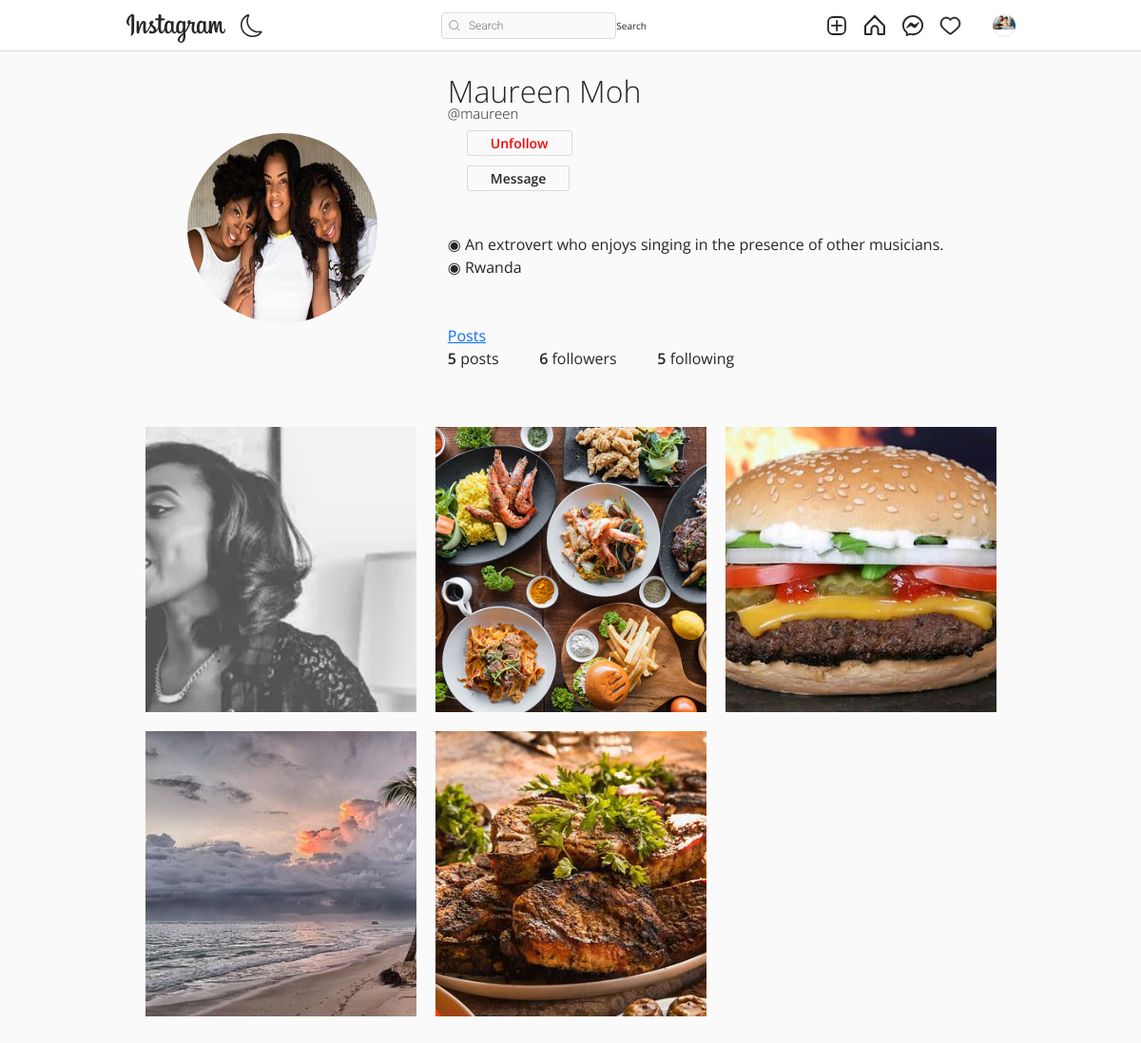
The page /maureen/ (signed in) on the database its author committed.
### instagram/models.py (models this page shows, shortened)
class Profile(models.Model):
    user = models.OneToOneField(User, related_name='profile', on_delete=models.CASCADE)
    image = models.ImageField(upload_to="profile_picture", null=True, default="default.jpg")
    first_name = models.CharField(max_length=200, null=True, blank=True)
    last_name = models.CharField(max_length=200, null=True, blank=True)
    bio = models.CharField(max_length=200, null=True, blank=True)
    location = models.CharField(max_length=200, null=True, blank=True)
    url = models.URLField(max_length=200, null=True, blank=True)
    favourite = models.ManyToManyField(Post, blank=True)

### post/models.py (models this page shows)
class Post(models.Model):
    id = models.UUIDField(primary_key=True, default=uuid.uuid4, editable=False)
    picture = models.ImageField(upload_to=user_directory_path, verbose_name="Picture")
    caption = models.CharField(max_length=10000, verbose_name="Caption")
    posted = models.DateField(auto_now_add=True)
    tags = models.ManyToManyField(Tag, related_name="tags")
    user = models.ForeignKey(User, on_delete=models.CASCADE)
    likes = models.IntegerField(default=0)
    def get_absolute_url(self):
        return reverse("post-details", args=[str(self.id)])

### instagram/views.py (the view)
# urls.py: path('<username>/', UserProfile, name='profile'),
def UserProfile(request, username):
    Profile.objects.get_or_create(user=request.user)
    user = get_object_or_404(User, username=username)
    profile = Profile.objects.get(user=user)
    url_name = resolve(request.path).url_name
    posts = Post.objects.filter(user=user).order_by('-posted')
    if url_name == 'profile':
        posts = Post.objects.filter(user=user).order_by('-posted')
    else:
        posts = profile.favourite.all()
    posts_count = Post.objects.filter(user=user).count()
    following_count = Follow.objects.filter(follower=user).count()
    followers_count = Follow.objects.filter(following=user).count()
    follow_status = Follow.objects.filter(following=user, follower=request.user).exists()
    paginator = Paginator(posts, 8)
    page_number = request.GET.get('page')
    posts_paginator = paginator.get_page(page_number)
    context = {
        'posts': posts,
        'profile':profile,
        'posts_count':posts_count,
        'following_count':following_count,
        'followers_count':followers_count,
        'posts_paginator':posts_paginator,
        'follow_status':follow_status,
    }
    return render(request, 'profile.html', context)

### templates/profile.html (shortened to what this page needs)
{% extends 'base.html' %}
{% load static %}
{% block content %}
<!DOCTYPE html>
<html lang="en">
<head>
    <link rel="stylesheet" href="{% static 'assets3/css/reset.css' %}">
    <link rel="stylesheet" href="{% static 'assets3/css/styles.css' %}">
    <link rel="stylesheet" href="https://use.fontawesome.com/releases/v5.2.0/css/all.css">
</head>
<body>
    <header>
        <br><br><br>
        <div class="container">
            <div class="profile">
                <div class="profile-image">
                    <img src="{{profile.image.url}}" alt="" style="width: 200px; height: 200px;">
                </div>
                <div class="profile-user-settings">
                        {% if profile.first_name %}
                        <h6 class="profile-user-name">{{profile.first_name}} {{profile.last_name}}</h6> <br>
                        {% endif %}
                        <h5 style="font-size: 15px;" class="profile-user-name">@{{profile.user.username}}</h5>
                        <br><br>
                        {% if request.user.is_authenticated and request.user != profile.user %}
                            {% if follow_status == True %}
                                <a href="{% url 'follow' profile.user 0 %}" class="btn profile-edit-btn" style="color: red;">Unfollow</a> <br><br>
                            {% else %}
                                <a href="{% url 'follow' profile.user 1 %}" class="btn profile-edit-btn" style="color: green;">Follow</a> <br><br>
                            {% endif %}
                        {% endif %}
                        {% if request.user.is_authenticated and request.user != profile.user %}
                                <a href="{% url 'conversation' profile.user  %}" class="btn profile-edit-btn">Message</a> <br><br>
                        {% endif %}
                        <br>
                </div>
                <div class="profile-bio">
                    <br>
                    {% if profile.bio %}
                    <p>◉ {{profile.bio}}</p>
                    {% endif %}
                    {% if profile.location %}
                    <p>◉ {{profile.location}}</p>
                    {% endif %}
                    <br><br>
                    <div class="profile-user-settings">
                        <a  href="{% url 'profile' profile.user %}"  class="btns profiele-edit-btn">Posts</a>
                    </div>
                </div>
                <div class="profile-stats">
                    <ul>
                        <li><span class="profile-stat-count">{{posts_count}}</span> posts</li>
                        <li><span class="profile-stat-count">{{followers_count}}</span> followers</li>
                        <li><span class="profile-stat-count">{{following_count}}</span> following</li>
                    </ul>
                    <br>
                </div>
            </div>
        </div>
    </header>
    <main>
        <div class="container">
            <div class="gallery">
                {% for post in posts %}
                <a href="{{post.get_absolute_url}}"><div class="gallery-item" tabindex="0">
                    <img src="{{ post.picture.url }}" class="gallery-image" alt="" style="width: 500px; height: 300px; object-fit: cover;">
                </div></a>
                {% endfor %}
            </div>
        </div>
    </main>
    {% endblock content %}

### templates/base.html (shortened to what this page needs)
{% load static %}
<!DOCTYPE html>
<html lang="en">
<head>
    <link rel="stylesheet" href="https://cdn.jsdelivr.net/npm/bootstrap-icons@1.8.1/font/bootstrap-icons.css">
    <link href="https://cdn.jsdelivr.net/npm/bootstrap@5.1.3/dist/css/bootstrap.min.css" rel="stylesheet">
    <link rel="stylesheet" type="text/css" href="{% static 'assets1/style.css' %}">
</head>
<body>
    <header class="header">
        <nav class="header__content">
            <div class="header__buttons">
                <a href="{% url 'index' %}" class="header__home">
                </a>
                <button class="header__theme-button" title="Toggle Theme">
                </button>
            </div>
            <form action="{% url 'search-users' %}" method="GET">
                <div class="header__search">
                    <input type="text" placeholder="Search" name="q" value="{{ request.GET.q }}">
                    <button class="btn btn-primary" type="submit">Search</button>
                </div>
            </form>
            <div class="header__buttons header__buttons--desktop">
                <a href="{% url 'newpost' %}">
                </a>
                <a href="{% url 'index' %}">
                </a>
                <a href="{% url 'message' %}">
                </a>
                <span>
                    <a href="{% url 'show-notification' %}">
                    </a>
                </span>
                <a href="">
                    <button class="profile-button">
                        <a href="{% url 'profile' request.user %}">
                            <div class="profile-button__picture">
                                <img src="{{request.user.profile.image.url}}" alt="User Picture">
                            </div>
                        </a>
                    </button>
                </a>
            </div>
        </nav>
    </header>
    {% block content %}
    {% endblock content %}
</body>
</html>

### static/assets1/style.css (style rules this page uses)
*, *::after, *::before { box-sizing: border-box; margin: 0; padding: 0; }
*, button, input, select, textarea { font-family: 'Roboto', sans-serif; }
:root { --primary: hsl(0, 0%, 100%); --secondary: hsl(0, 0%, 98%); --border: hsl(0, 0%, 86%); --story-border: hsl(0, 0%, 78%); --img-border: hsla(0, 0%, 0%, 0.1); --text-dark: hsl(0, 0%, 15%); --text-light: hsl(0, 0%, 60%); --like: hsl(355, 82%, 61%); --link: hsl(204, 100%, 48%); --header-height: 44px; --nav-height: 44px; }
body { min-height: 100vh; display: flex; flex-direction: column; overflow-y: auto; }
svg { display: block; }
img { max-width: 100%; }
.header { width: 100%; height: var(--header-height); background-color: var(--primary); display: flex; justify-content: center; position: fixed; top: 0; left: 0; z-index: 2; }
.header::after { content: ''; position: absolute; bottom: 0; width: 100%; height: 1px; background-color: var(--border); }
.header__content { width: 100%; max-width: 975px; padding: 0 14px; display: flex; justify-content: space-between; align-items: center; }
.header__home { margin-top: 5px; }
.header__theme-button { background-color: transparent; border: none; cursor: pointer; }
.header__theme-button-moon { display: unset; }
.header__search { width: 216px; height: 28px; display: none; align-items: center; position: relative; }
.header__search svg { width: 12px; height: 12px; position: absolute; left: 8px; }
.header__search input { width: 100%; height: 100%; background-color: var(--secondary); padding: 4px 10px 4px 28px; border: 1px solid var(--border); border-radius: 4px; outline: none; font-size: 12px; font-weight: 300; text-decoration: none; color: var(--text-light); text-overflow: ellipsis; overflow: hidden; white-space: nowrap; }
.header__buttons { display: flex; align-items: center; gap: 16px; }
.profile-button { background-color: transparent; border: none; outline: none; cursor: pointer; position: relative; }
.profile-button__picture { width: 24px; height: 24px; border-radius: 50%; overflow: hidden; position: relative; }
.profile-button__picture::after { content: ''; position: absolute; top: 0; bottom: 0; left: 0; right: 0; border: 1px solid var(--img-border); border-radius: 50%; }
@media (min-width: 768px) { :root { --header-height: 54px; --nav-height: 0px; } }
@media (min-width: 768px) { .header__content { padding: 0 20px; } }
@media (min-width: 768px) { .header__search { display: flex; } }

### static/assets3/css/styles.css (style rules this page uses)
:root { font-size: 10px; }
*, *::before, *::after { box-sizing: border-box; }
body { font-family: "Open Sans", Arial, sans-serif; min-height: 100vh; background-color: #fafafa; color: #262626; padding-bottom: 3rem; }
img { display: block; }
.container { max-width: 93.5rem; margin: 0 auto; padding: 0 2rem; }
.btn { display: inline-block; font: inherit; background: none; border: none; color: inherit; padding: 0; cursor: pointer; }
.profile { padding: 5rem 0; }
.profile::after { content: ""; display: block; clear: both; }
.profile-image { float: left; width: calc(33.333% - 1rem); display: flex; justify-content: center; align-items: center; margin-right: 3rem; }
.profile-image img { border-radius: 50%; }
.profile-user-settings, .profile-stats, .profile-bio { float: left; width: calc(66.666% - 2rem); }
.profile-user-settings { margin-top: 1.1rem; }
.profile-user-name { display: inline-block; font-size: 3.2rem; font-weight: 300; }
.profile-edit-btn { font-size: 1.4rem; line-height: 1.8; border: 0.1rem solid #dbdbdb; border-radius: 0.3rem; padding: 0 2.4rem; margin-left: 2rem; }
.profile-stats { margin-top: 2.3rem; }
.profile-stats li { display: inline-block; font-size: 1.6rem; line-height: 1.5; margin-right: 4rem; cursor: pointer; }
.profile-stats li:last-of-type { margin-right: 0; }
.profile-bio { font-size: 1.6rem; font-weight: 400; line-height: 1.5; margin-top: 2.3rem; }
.profile-real-name, .profile-stat-count, .profile-edit-btn { font-weight: 600; }
.gallery { display: flex; flex-wrap: wrap; margin: -1rem -1rem; padding-bottom: 3rem; }
.gallery-item { position: relative; flex: 1 0 22rem; margin: 1rem; color: #fff; cursor: pointer; }
.gallery-image { width: 100%; height: 100%; object-fit: cover; }

### rows shown on the page
Profile: image (picture), first_name "Maureen", last_name "Moh", user.username "maureen", bio "An extrovert who enjoys singing in the presence of other musicians.", location "Rwanda"
Post: picture (picture)
Post: picture (picture)
Post: picture (picture)
Post: picture (picture)
Post: picture (picture)

### other values the page prints
{{ posts_count }} "5"
{{ followers_count }} "6"
{{ following_count }} "5"
